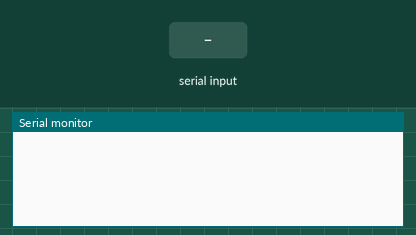
This sketch was run on a simulated Arduino Uno, built with avr-gcc and run on an emulated ATmega328P. On the bench: the last lines printed to the serial monitor. The inputs (shaded band) are chosen by the test bench.

Above: at 1.2 s.
1.3 s: "ON" received over the second serial link
At 3.5 s:
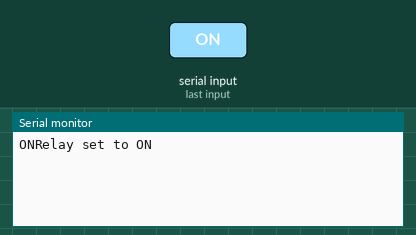
3.8 s: "OFF" received over the second serial link
At 5.6 s:
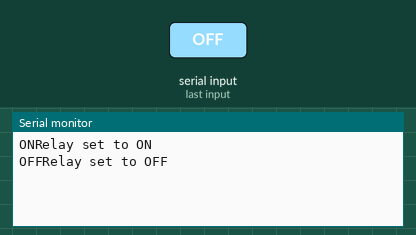
6.2 s: "1" received over the second serial link
At 8.7 s:
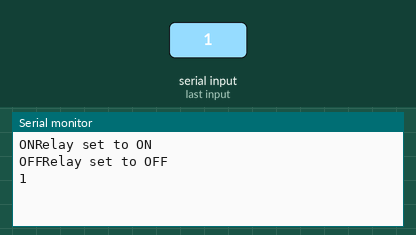

The sketch:

smsindexread.ino
```cpp
/*
9-RX
10-TX
*/


#include <SoftwareSerial.h>
SoftwareSerial mySerial(9, 10);
String msg;


void setup()
{
  mySerial.begin(9600);   // Setting the baud rate of GSM Module
  Serial.begin(9600);    // Setting the baud rate of Serial Monitor (Arduino)

}

void loop()
{
if (mySerial.available()>0)
  {
    msg=mySerial.readString();
    Serial.print(msg);
    delay(10);
  }
  if(msg.indexOf("ON")>=0){
    Serial.println("Relay set to ON");
    msg = ""; }
  if(msg.indexOf("OFF")>=0){
    Serial.println("Relay set to OFF");
    msg = ""; }
}


void ReceiveMessage()
{
  mySerial.println("AT+CNMI=2,2,0,0,0"); // AT Command to recieve a live SMS
  delay(1000);
  if (mySerial.available()>0)
  {
    msg=mySerial.read();
    Serial.print(msg);
  }
}
```

Measured:
- after the input at 1.3 s, the serial monitor: prints a new line after 1.0 s (image 1)
- after the input at 3.8 s, the serial monitor: prints a new line after 1.0 s (image 2)
- after the input at 6.2 s, the serial monitor: prints a new line after 1.0 s (image 3)
